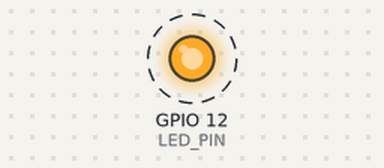
Bench run of a program on a simulated ESP32. Parts: output pins drawn as LEDs (lit = HIGH). Dashed ring = blinking. What the program prints to the serial monitor is not drawn.

Above: at 0.5 s.
Timing chart, 0 to 4.6 s (numbered marks = the images above):
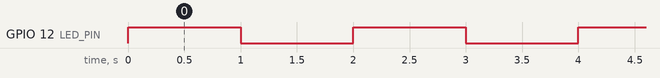

Measured:
- by itself, GPIO 12 (LED_PIN): alternates HIGH for 1.0 s and LOW for 1.0 s

The program:

main.cpp
```cpp
/*
  * Exercício de utilização de queues
  * Implementar e criar diferentes queues e verificar seu funcionamento
*/

/* Biblioteca Arduino*/
#include <Arduino.h>

/* Uso da API do freeRTOS*/
#include <freertos/FreeRTOS.h>
#include <freertos/task.h>
#include <freertos/queue.h>

/* Defines*/
#define LED_PIN 12

/* Prototypes das tasks */
void vTask1Code(void *pvParameters);
void vTask2Code(void *pvParameters);

/* Handles das tasks*/
TaskHandle_t xHandleTask1 = NULL;
TaskHandle_t xHandleTask2 = NULL;

/* Handle de fila*/
QueueHandle_t xHandleQueue = NULL;

void setup() {

  // Configuração do monitor serial
  Serial.begin(115200);

  // Configuração do pino de LED
  pinMode(LED_PIN, OUTPUT);

  // Criação da fila
  xHandleQueue = xQueueCreate(10, sizeof(int));

  // Criação das tasks
  if(xTaskCreate(vTask1Code, "TASK!", configMINIMAL_STACK_SIZE + 1024, NULL, 1, &xHandleTask1) != pdPASS){
    Serial.println("Falha na criação da TASK1");
    while(1);
  }
  if(xTaskCreate(vTask2Code, "TASK2", configMINIMAL_STACK_SIZE + 1024, NULL, 1, &xHandleTask2) != pdPASS){
    Serial.println("Falha na criação da TASK2");
    while(1);
  }
}

void loop() {

  // Acendimento de LED
  digitalWrite(LED_PIN, !digitalRead(LED_PIN));
  vTaskDelay(pdMS_TO_TICKS(1000));
}

/* Definição das Tasks*/
void vTask1Code(void *pvParameters){

  int cont = 0;

  while(1){

    // Se o contador for menor que 10, enviamos o valor de contador para a fila e incrementamos o contador
    if(cont < 10){
      xQueueSend(xHandleQueue, &cont, portMAX_DELAY);
      cont++;
    }

    // Se o contador for maior ou igual a 10, reiniciamos o contador
    else{
      cont = 0;
      vTaskDelay(pdMS_TO_TICKS(5000));
    }

    vTaskDelay(pdMS_TO_TICKS(500));
  }
}

void vTask2Code(void *pvParameters){
  int valorRecebido = 0;

  while(1){

    // Tentativa de receber valor da fila por 1 segundo
    if(xQueueReceive(xHandleQueue, &valorRecebido, pdMS_TO_TICKS(1000)) == pdTRUE){
      // Caso o valor seja recebido, imprimimos na tela
      Serial.println("Valor recebido da fila: " + String(valorRecebido));
    }

    // Caso o contrário (timeout) fila vazia por mais de 1 segundo
    else{
      Serial.println("TIMEOUT");
    }
  }
}
```
